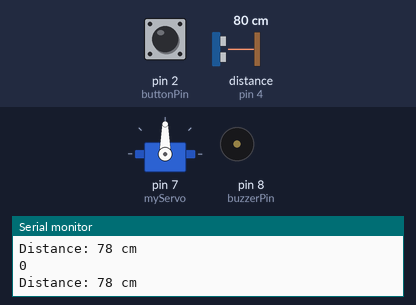
The sketch below on a simulated Arduino Uno, built with avr-gcc and run on an emulated ATmega328P. Shown: servo, buzzer (waves = sounding), the last lines printed to the serial monitor. Wiring (inferred from the names in the program): ultrasonic range finder: trigger pin 3; echo pin 4. The inputs (shaded band) are chosen by the test bench; at power-on: pin 2 (buttonPin) LOW, distance to the obstacle (sensor on pin 4) 80 cm. The echo pulse lasts 58.3 µs per cm.

Above: at 1.2 s.
1.3 s: pin 2 (buttonPin) pulled HIGH for 1 s
At 1.7 s:
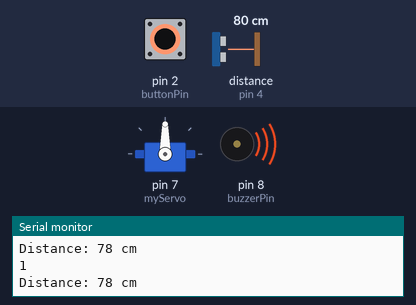
At 2.8 s:
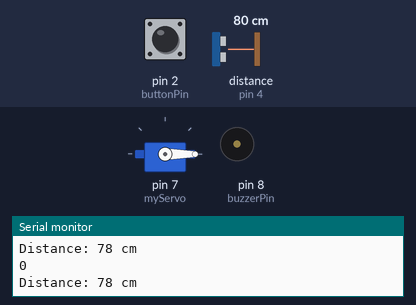
3.8 s: distance to the obstacle (sensor on pin 4) set to 12 cm
6.8 s: distance to the obstacle (sensor on pin 4) set to 9 cm
Timing chart, 0 to 9.8 s (numbered marks = the images above; inputs shaded):
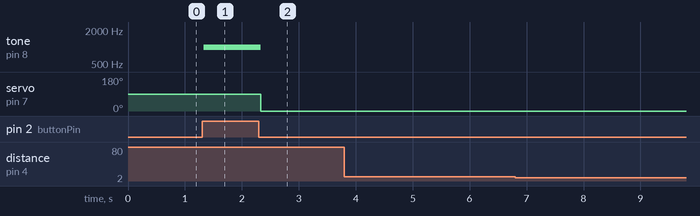

Measured:
- after the input at 1.3 s, tone on pin 8 (buzzerPin): silent → 1000 Hz at once, → silent 1.0 s later; servo on pin 7 (myServo): 90° → 0° after 1.0 s

The sketch:

project.ino
```cpp
#include <Servo.h>

Servo myServo;  // Create a servo object to control a servo motor

int buttonPin = 2;  // Define the button pin
int buttonState = 0;  // Variable to store the button state

const int triggerPin = 3;  // Define the ultrasound sensor trigger pin
const int echoPin = 4;     // Define the ultrasound sensor echo pin

const int initialPosition = 0;  // Define the initial position of the servo
int buzzerPin = 8;  // Define the buzzer pin

const int ledRed = 5; //Define the Red led pin
const int ledGreen = 6; //define the Green led pin

void setup() {
  Serial.begin(9600);
  myServo.attach(7);  // Attach the servo to digital pin 7
  pinMode(buttonPin, INPUT);  // Set the button pin as input
  pinMode(triggerPin, OUTPUT);  // Set the ultrasound sensor trigger pin as output
  pinMode(echoPin, INPUT);  // Set the ultrasound sensor echo pin as input
  pinMode(buzzerPin, OUTPUT);  // Set the buzzer pin as output
  pinMode(ledRed, INPUT);  // Set the button pin as input
  pinMode(ledGreen, INPUT);  // Set the button pin as input
}

void loop() {
  buttonState = digitalRead(buttonPin);  // Read the state of the button
  Serial.println(buttonState);

  // Measure distance using the ultrasound sensor
  long duration;
  int distance;

  digitalWrite(triggerPin, LOW);
  delayMicroseconds(2);
  digitalWrite(triggerPin, HIGH);
  delayMicroseconds(10);
  digitalWrite(triggerPin, LOW);

  duration = pulseIn(echoPin, HIGH);
  distance = duration * 0.034 / 2;

   Serial.print("Distance: ");
   Serial.print(distance);
   Serial.println(" cm");

   if(distance >= 10){
    digitalWrite(ledGreen, HIGH);
    digitalWrite(ledRed, LOW);}
    else{
      digitalWrite(ledGreen, LOW);
    digitalWrite(ledRed, HIGH);
    Serial.println("Distance is too short");}

  if (buttonState == HIGH && distance >= 10) {  // Check if the button is pressed and distance is greater than or equal to 10 cm
    myServo.write(90);  // Rotate the servo to 90 degrees immediately

    // Emit sound on the buzzer
    tone(buzzerPin, 1000);  // You can adjust the frequency (here, 1000 Hz)
    delay(500);  // Wait for 0.5 seconds (adjust as needed)
    noTone(buzzerPin);  // Stop the sound

    myServo.write(initialPosition);  // Return the servo to the initial position
  }
}
```
